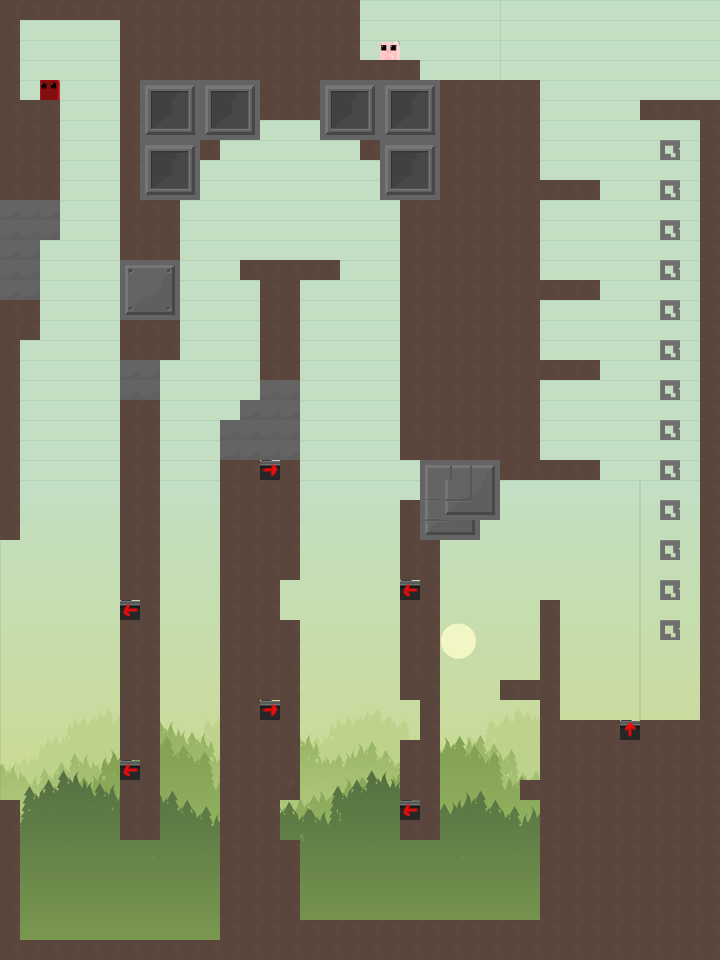

Below is a game level as drawn by its tile map, then a one-line description and the .tmx that defines it (tile-layer data replaced by summaries):
An orthogonal 36x48 tile map with 20x20 px tiles, 3 tile layers (background, stationary, foreground), 5 tilesets and 49 objects.

<map version="1.0" orientation="orthogonal" renderorder="right-down" width="36" height="48" tilewidth="20" tileheight="20" nextobjectid="103">
 <tileset firstgid="1" name="myimages" tilewidth="20" tileheight="20">
  <image source="myimages.png" width="320" height="20" />
 </tileset>
 <tileset firstgid="17" name="forestbg" tilewidth="20" tileheight="20">
  <image source="forestbg.png" width="640" height="480" />
 </tileset>
 <tileset firstgid="785" name="forestbgflipped" tilewidth="20" tileheight="20">
  <image source="forestbgflipped.png" width="640" height="480" />
 </tileset>
 <tileset firstgid="1553" name="foresttiles01" tilewidth="20" tileheight="20">
  <image source="foresttiles01.png" width="600" height="600" />
 </tileset>
 <tileset firstgid="2453" name="eobstacles" tilewidth="20" tileheight="20">
  <image source="eobstacles.png" width="1020" height="1020" />
 </tileset>
 <layer name="background" width="36" height="48">
  <data>[1728 cells, 1728 non-empty, 864 distinct tile ids]</data>
 </layer>
 <layer name="stationary" width="36" height="48">
  <data>[1728 cells, 742 non-empty, 9 distinct tile ids]</data>
 </layer>
 <layer name="foreground" width="36" height="48">
  <data>[1728 cells, 109 non-empty, 28 distinct tile ids]</data>
 </layer>
 <objectgroup name="rectangle">
  <object id="38" x="20" y="0" width="100" height="20" />
  <object id="40" x="120" y="0.666667" width="59.3333" height="356.667" />
  <object id="41" x="120" y="357.333" width="40" height="482" />
  <object id="42" x="20" y="940" width="700" height="20" />
  <object id="44" x="240" y="400" width="58.6667" height="20" />
  <object id="45" x="240" y="260" width="100" height="20" />
  <object id="46" x="260" y="282.667" width="38.6667" height="114.667" />
  <object id="47" x="301.333" y="920" width="417.333" height="20" />
  <object id="48" x="538.667" y="718.667" width="178.667" height="200" />
  <object id="49" x="700" y="98.6667" width="18.6667" height="620" />
  <object id="50" x="640" y="98.6667" width="78.6667" height="20" />
  <object id="54" x="441.333" y="80" width="100" height="400" />
  <object id="61" x="180" y="0" width="180" height="120" />
  <object id="62" x="360" y="60" width="57.3333" height="42.6667" />
  <object id="67" x="500" y="680" width="40" height="20" />
  <object id="69" x="520" y="780" width="20" height="20" />
  <object id="76" x="540" y="600" width="20" height="120" />
  <object id="77" x="540" y="180" width="60" height="20" />
  <object id="78" x="540" y="280" width="60" height="20" />
  <object id="80" x="540" y="360" width="60" height="20" />
  <object id="81" x="540" y="460" width="60" height="20" />
  <object id="82" x="20" y="100" width="40" height="140" />
  <object id="83" x="20" y="280" width="20" height="60" />
  <object id="84" x="0" y="0" width="20" height="540" />
  <object id="85" x="0" y="800" width="20" height="160" />
  <object id="90" x="220" y="420" width="60" height="520" />
  <object id="91" x="280" y="840" width="20" height="100" />
  <object id="95" x="400" y="80" width="40" height="380" />
  <object id="96" x="420" y="460" width="20" height="40" />
  <object id="97" x="400" y="500" width="40" height="200" />
  <object id="98" x="420" y="700" width="20" height="40" />
  <object id="100" x="400" y="740" width="40" height="100" />
  <object id="101" x="280" y="620" width="20" height="180" />
  <object id="102" x="280" y="420" width="20" height="160" />
 </objectgroup>
 <objectgroup name="saws">
  <object id="7" x="102.667" y="462.333" width="70" height="70">
   <ellipse />
  </object>
  <object id="8" x="104" y="667.667" width="70" height="70">
   <ellipse />
  </object>
  <object id="10" x="104" y="831" width="70" height="70">
   <ellipse />
  </object>
  <object id="11" x="91" y="284" width="100" height="100">
   <ellipse />
  </object>
  <object id="12" x="209.667" y="793.667" width="20" height="20">
   <ellipse />
  </object>
  <object id="14" x="205" y="600.333" width="20" height="20">
   <ellipse />
  </object>
  <object id="16" x="221.333" y="385.667" width="60" height="60">
   <ellipse />
  </object>
  <object id="18" x="169" y="101" width="100" height="100">
   <ellipse />
  </object>
  <object id="19" x="308" y="100" width="100" height="100">
   <ellipse />
  </object>
  <object id="20" x="50" y="115" width="20" height="20">
   <ellipse />
  </object>
  <object id="21" x="109" y="181" width="20" height="20">
   <ellipse />
  </object>
  <object id="22" x="9" y="219.667" width="60" height="60">
   <ellipse />
  </object>
  <object id="73" x="425" y="760" width="40" height="40">
   <ellipse />
  </object>
  <object id="72" x="425" y="800" width="40" height="40">
   <ellipse />
  </object>
  <object id="68" x="430" y="470" width="80" height="80">
   <ellipse />
  </object>
 </objectgroup>
</map>
